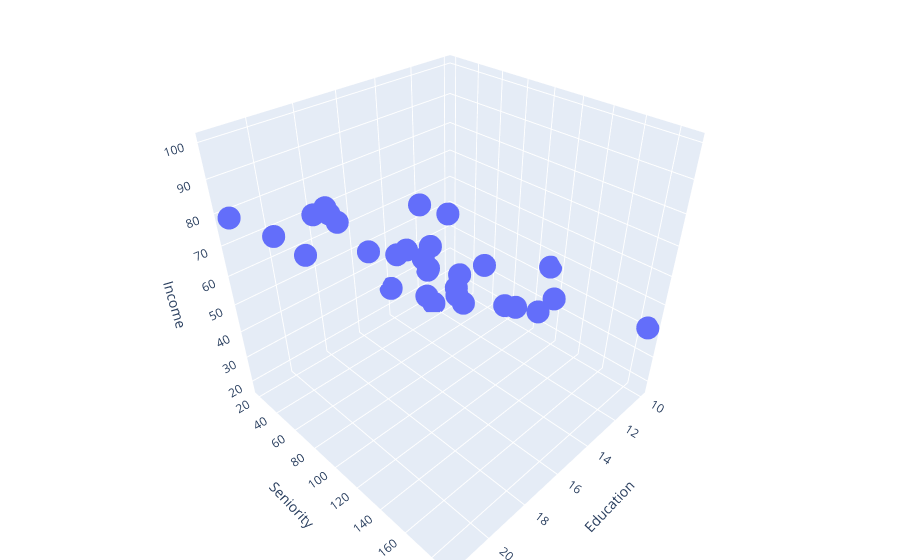

Notebook code cell kept with this figure:
### Markdown cell above
ok we kind of see the relationship, but I think an interactive plot will be better. so let's recreate this using plotly.

### Code cell
# visualize a 3d scatter plot between Education, Seniority, and Income using plotly
import plotly.express as px


fig = px.scatter_3d(income_df, x='Education', y='Seniority', z='Income')
fig.update_layout(margin=dict(l=0, r=0, b=0, t=0))
fig.show()

### Figure 1 — Plotly figure (JSON) as saved in the notebook; plotly's stock layout.template omitted (floating-point values rounded to 4 significant figures)
{"data": [{"hovertemplate": "Education=%{x}<br>Seniority=%{y}<br>Income=%{z}<extra></extra>", "legendgroup": "", "marker": {"color": "#636efa", "symbol": "circle"}, "mode": "markers", "name": "", "scene": "scene", "showlegend": false, "type": "scatter3d", "x": [21.59, 18.28, 12.07, 17.03, 19.93, 18.28, 19.93, 21.17, 20.34, 10, 13.72, 18.69, 11.66, 16.62, 10, 20.34, 14.14, 16.62, 16.62, 20.34, 18.28, 14.55, 17.45, 10.41, 21.59, 11.24, 19.93, 11.66, 12.07, 17.03], "y": [113.1, 119.3, 100.7, 187.6, 20, 26.21, 150.3, 82.07, 88.28, 113.1, 51.03, 144.1, 20, 94.48, 187.6, 94.48, 20, 44.83, 175.2, 187.6, 100.7, 137.9, 94.48, 32.41, 20, 44.83, 169.0, 57.24, 32.41, 106.9], "z": [99.92, 92.58, 34.68, 78.7, 68.01, 71.5, 87.97, 79.81, 90.01, 45.66, 31.91, 96.28, 27.98, 66.6, 41.53, 89.0, 28.82, 57.68, 70.11, 98.83, 74.7, 53.53, 72.08, 18.57, 78.81, 21.39, 90.81, 22.64, 17.61, 74.61]}], "layout": {"legend": {"tracegroupgap": 0}, "margin": {"b": 0, "l": 0, "r": 0, "t": 0}, "scene": {"domain": {"x": [0, 1], "y": [0, 1]}, "xaxis": {"title": {"text": "Education"}}, "yaxis": {"title": {"text": "Seniority"}}, "zaxis": {"title": {"text": "Income"}}}}}
